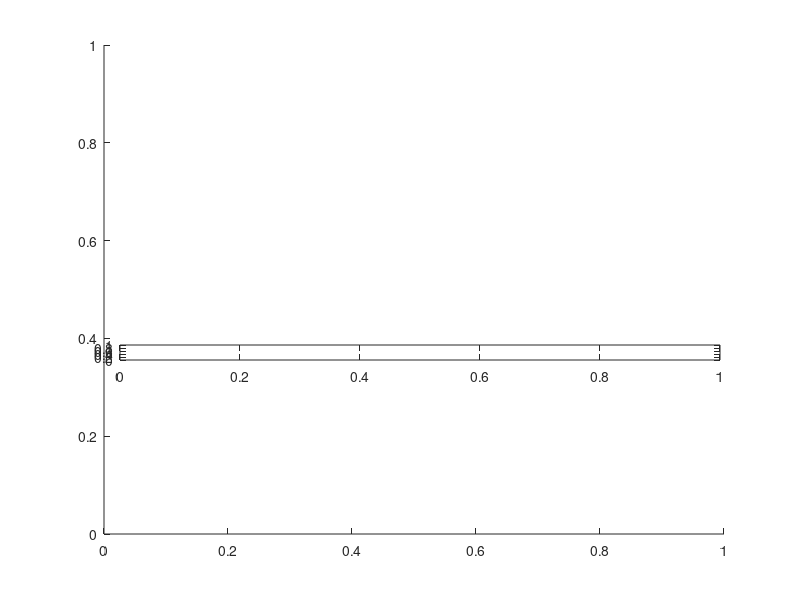

Reproduce this figure in MATLAB. (Note: this script raises an error after producing the figure.)
% ***************************************************************
% *** Matlab function for plotting colorbar 
% *** Source Code is mainly written for research purposes. The codes are
% *** having copyrights and required proper citations whenever it is used.
% *** Developed by:
% ***       Mr. Arka Roy (email: arka.phy@gmail.com)
% ***       Mr. Thatikonda Suresh Kumar (email: sureshkumarncess@gmail.com)
% ***       Crustal Processes Group, National Centre for Earth Science Studies,
% ***       Ministry of Earth Sciences, Government of India
% ***       Thiruvanthapuram, Kerala, India
% ****************************************************************

%%Matlab code for plotting the colorbar of given axix values
clear all
close all
%figure 1 for plotting colorbar with density limit -1000 to -200 kg/m^3
figure(1)
ax = axes;
%position of color bar
c=colorbar('Position', [0.15  0.4 0.75 0.025],'location','southoutside');   
%colormap type
colormap cool
%axix limit
caxis([-1000 -200])
%axis title
c.Label.String = 'Density (kg/m^3)';
%set axis visible off
ax.Visible = 'off';

%figure 2 for plotting colorbar with generation count 200 to 1000  
figure(2)
ax = axes;
%all colors
cll={'red','yellow','lime','cyan','blue','purple'};
%making colormaps
ccmap=makecolormap(cll, 64);
%axis limit
caxis([200 1000])
%colormap type
colormap(ccmap)
%position of color bar
c=colorbar('Position', [0.15  0.4 0.75 0.025],'location','southoutside');   
%axis title
c.Label.String = 'Number of time steps';
%set axis visible off
ax.Visible = 'off';

%figure 3 for plotting colorbar with density limit -450 to -100 kg/m^3
figure(3)
ax = axes;
%position of color bar
c=colorbar('Position', [0.15  0.4 0.75 0.025],'location','southoutside');   
%colormap type
colormap cool
%axix limit
caxis([-450 -100])
%axis title
c.Label.String = 'Density (kg/m^3)';
%set axis visible off
ax.Visible = 'off';

